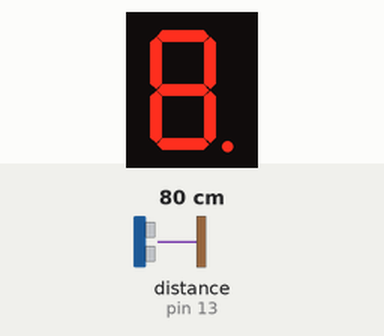
This sketch was run on a simulated Arduino Uno, built with avr-gcc and run on an emulated ATmega328P. On the bench: 1-digit seven-segment display. Wiring (inferred from the names in the program): ultrasonic range finder: trigger pin 12; echo pin 13; 1-digit 7-segment display, segments lit when LOW: segments pin 2, pin 3, pin 4, pin 5, pin 6, pin 7, pin 8, pin 9. The inputs (shaded band) are chosen by the test bench; at power-on: distance to the obstacle (sensor on pin 13) 80 cm. The echo pulse lasts 58.3 µs per cm; the segment pins are drawn as the display they are named for; what the sketch prints to the serial monitor is not drawn.

Above: at 0.1 s.
At 1.6 s:
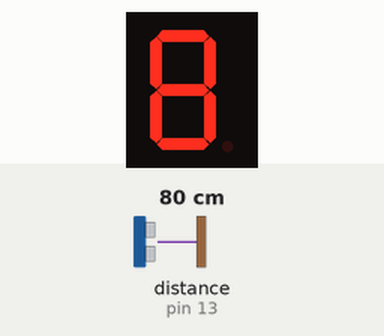
At 2.6 s:
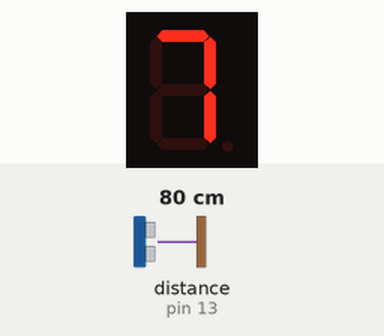
At 5.6 s:
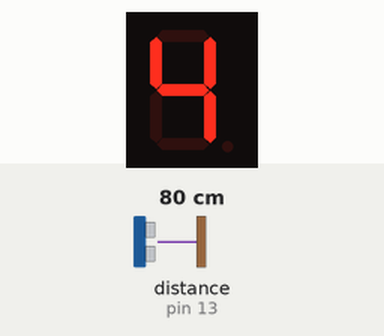
At 8.6 s:
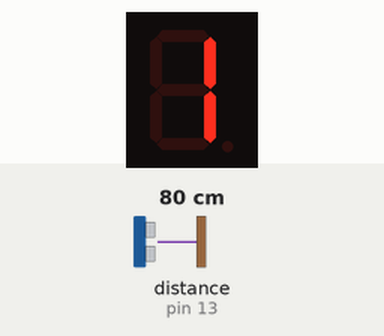
At 11.6 s:
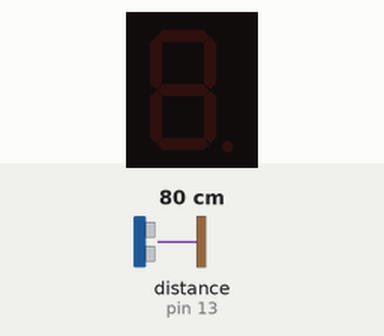

Measured:
- by itself, everything shown: repeats every 12.5 s, in 12 steps
- what the display in image 1 shows lasts 1.0 s, from 1.5 s to 2.5 s
- what the display in image 5 shows lasts 1.5 s, from 11.5 s to 13.0 s

The sketch:

2_2_sevensegement.ino
```cpp
int trigPin = 12; /* Sensorun trig pini Arduinonun 6 numaralı ayağına bağlandı */
int echoPin = 13;  /* Sensorun echo pini Arduinonun 7 numaralı ayağına bağlandı */

long sure;
long uzaklik;


void setup() {

  pinMode(2, OUTPUT); //Segmentde "A" kısmı
  pinMode(3, OUTPUT); //Segmentde "B" kısmı
  pinMode(4, OUTPUT); //Segmentde "C" kısmı
  pinMode(5, OUTPUT); //Segmentde "D" kısmı
  pinMode(6, OUTPUT); //Segmentde "E" kısmı
  pinMode(7, OUTPUT); //Segmentde "F" kısmı
  pinMode(8, OUTPUT); //Segmentde "G" kısmı
  pinMode(9, OUTPUT); //Segmentde "DP" kısmı (Nokta kısmı)

pinMode(trigPin, OUTPUT); /* trig pini çıkış olarak ayarlandı */
  pinMode(echoPin,INPUT); /* echo pini giriş olarak ayarlandı */
  Serial.begin(9600); /* Seri haberlesme baslatildi */
}

void loop() {
 digitalWrite(trigPin, LOW); /* sensör pasif hale getirildi */
  delayMicroseconds(5);
  digitalWrite(trigPin, HIGH); /* Sensore ses dalgasının üretmesi için emir verildi */
  delayMicroseconds(10);
  digitalWrite(trigPin, LOW);  /* Yeni dalgaların üretilmemesi için trig pini LOW konumuna getirildi */
  sure = pulseIn(echoPin, HIGH); /* ses dalgasının geri dönmesi için geçen sure ölçülüyor */
  uzaklik= sure /29.1/2; /* ölçülen sure uzaklığa çevriliyor */
  if(uzaklik > 200)
    uzaklik = 200;
  Serial.print("Uzaklik ");
  Serial.print(uzaklik); /* hesaplanan uzaklık bilgisayara aktarılıyor */
  Serial.println(" CM olarak olculmustur.");
  delay(500);


 // "9" Sayısını yazar.
 digitalWrite(2, 0);
 digitalWrite(3, 0);
 digitalWrite(4, 0);
 digitalWrite(5, 1);
 digitalWrite(6, 1);
 digitalWrite(7, 0);
 digitalWrite(8, 0);
 digitalWrite(9, 1);
 delay(1000);
 // "8" Sayısını yazar.
 digitalWrite(2, 0);
 digitalWrite(3, 0);
 digitalWrite(4, 0);
 digitalWrite(5, 0);
 digitalWrite(6, 0);
 digitalWrite(7, 0);
 digitalWrite(8, 0);
 digitalWrite(9, 1);
 delay(1000);
 // "7" Sayısını yazar.
 digitalWrite(2, 0);
 digitalWrite(3, 0);
 digitalWrite(4, 0);
 digitalWrite(5, 1);
 digitalWrite(6, 1);
 digitalWrite(7, 1);
 digitalWrite(8, 1);
 digitalWrite(9, 1);
 delay(1000);
 // "6" Sayısını yazar.
 digitalWrite(2, 0);
 digitalWrite(3, 1);
 digitalWrite(4, 0);
 digitalWrite(5, 0);
 digitalWrite(6, 0);
 digitalWrite(7, 0);
 digitalWrite(8, 0);
 digitalWrite(9, 1);
 delay(1000);
 // "5" Sayısını yazar.
 digitalWrite(2, 0);
 digitalWrite(3, 1);
 digitalWrite(4, 0);
 digitalWrite(5, 0);
 digitalWrite(6, 1);
 digitalWrite(7, 0);
 digitalWrite(8, 0);
 digitalWrite(9, 1);
 delay(1000);
 // "4" Sayısını yazar.
 digitalWrite(2, 1);
 digitalWrite(3, 0);
 digitalWrite(4, 0);
 digitalWrite(5, 1);
 digitalWrite(6, 1);
 digitalWrite(7, 0);
 digitalWrite(8, 0);
 digitalWrite(9, 1);
 delay(1000);
 // "3" Sayısını yazar.
 digitalWrite(2, 0);
 digitalWrite(3, 0);
 digitalWrite(4, 0);
 digitalWrite(5, 0);
 digitalWrite(6, 1);
 digitalWrite(7, 1);
 digitalWrite(8, 0);
 digitalWrite(9, 1);
 delay(1000);
 // "2" Sayısını yazar.
 digitalWrite(2, 0);
 digitalWrite(3, 0);
 digitalWrite(4, 1);
 digitalWrite(5, 0);
 digitalWrite(6, 0);
 digitalWrite(7, 1);
 digitalWrite(8, 0);
 digitalWrite(9, 1);
 delay(1000);
 // "1" Sayısını yazar.
 digitalWrite(2, 1);
 digitalWrite(3, 0);
 digitalWrite(4, 0);
 digitalWrite(5, 1);
 digitalWrite(6, 1);
 digitalWrite(7, 1);
 digitalWrite(8, 1);
 digitalWrite(9, 1);
 delay(1000);
 // "0" Sayısını yazar.
 digitalWrite(2, 0);
 digitalWrite(3, 0);
 digitalWrite(4, 0);
 digitalWrite(5, 0);
 digitalWrite(6, 0);
 digitalWrite(7, 0);
 digitalWrite(8, 1);
 digitalWrite(9, 1);
 delay(1000);

   // Sadece "nokta" yazar.
 digitalWrite(2, 1);
 digitalWrite(3, 1);
 digitalWrite(4, 1);
 digitalWrite(5, 1);
 digitalWrite(6, 1);
 digitalWrite(7, 1);
 digitalWrite(8, 1);
 digitalWrite(9, 0);
 delay(1000);
  // Hiçbir şey yazmaz.
 digitalWrite(2, 1);
 digitalWrite(3, 1);
 digitalWrite(4, 1);
 digitalWrite(5, 1);
 digitalWrite(6, 1);
 digitalWrite(7, 1);
 digitalWrite(8, 1);
 digitalWrite(9, 1);
 delay(1000);


 }
```
